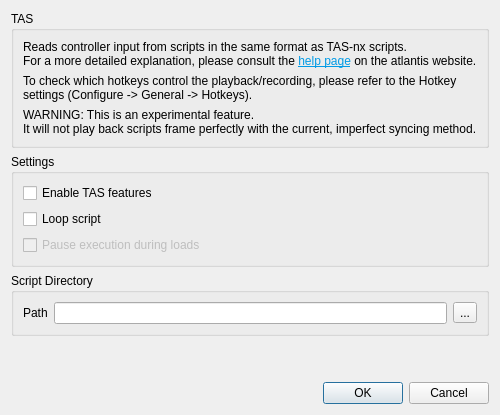
<?xml version="1.0" encoding="UTF-8"?>
<ui version="4.0">
 <class>ConfigureTas</class>
 <widget class="QDialog" name="ConfigureTas">
  <layout class="QVBoxLayout" name="verticalLayout_1">
   <item>
    <layout class="QHBoxLayout" name="horizontalLayout_1">
     <item>
      <widget class="QGroupBox" name="groupBox_1">
       <property name="title">
        <string>TAS</string>
       </property>
       <layout class="QGridLayout" name="gridLayout_1">
        <item row="0" column="0" colspan="4">
         <widget class="QLabel" name="label_1">
          <property name="text">
           <string>&lt;html&gt;&lt;head/&gt;&lt;body&gt;&lt;p&gt;Reads controller input from scripts in the same format as TAS-nx scripts.&lt;br/&gt;For a more detailed explanation, please consult the &lt;a href=&quot;https://atlantis-emu.org/help/feature/tas/&quot;&gt;&lt;span style=&quot; text-decoration: underline; color:#039be5;&quot;&gt;help page&lt;/span&gt;&lt;/a&gt; on the atlantis website.&lt;/p&gt;&lt;/body&gt;&lt;/html&gt;</string>
          </property>
          <property name="openExternalLinks">
           <bool>true</bool>
          </property>
         </widget>
        </item>
        <item row="1" column="0" colspan="4">
         <widget class="QLabel" name="label_2">
          <property name="text">
           <string>To check which hotkeys control the playback/recording, please refer to the Hotkey settings (Configure -&gt; General -&gt; Hotkeys).</string>
          </property>
          <property name="wordWrap">
           <bool>true</bool>
          </property>
         </widget>
        </item>
        <item row="2" column="0" colspan="4">
         <widget class="QLabel" name="label_3">
          <property name="text">
           <string>WARNING: This is an experimental feature.&lt;br/&gt;It will not play back scripts frame perfectly with the current, imperfect syncing method.</string>
          </property>
          <property name="wordWrap">
           <bool>true</bool>
          </property>
         </widget>
        </item>
       </layout>
      </widget>
     </item>
    </layout>
   </item>
   <item>
    <layout class="QHBoxLayout" name="horizontalLayout_2">
     <item>
      <widget class="QGroupBox" name="groupBox_2">
       <property name="title">
        <string>Settings</string>
       </property>
       <layout class="QGridLayout" name="gridLayout_2">
        <item row="0" column="0" colspan="4">
         <widget class="QCheckBox" name="tas_enable">
          <property name="text">
           <string>Enable TAS features</string>
          </property>
         </widget>
        </item>
        <item row="1" column="0" colspan="4">
         <widget class="QCheckBox" name="tas_loop_script">
          <property name="text">
           <string>Loop script</string>
          </property>
         </widget>
        </item>
        <item row="2" column="0" colspan="4">
         <widget class="QCheckBox" name="tas_pause_on_load">
          <property name="enabled">
           <bool>false</bool>
          </property>
          <property name="text">
           <string>Pause execution during loads</string>
          </property>
         </widget>
        </item>
       </layout>
      </widget>
     </item>
    </layout>
   </item>
   <item>
    <layout class="QHBoxLayout" name="horizontalLayout_3">
     <item>
      <widget class="QGroupBox" name="groupBox_3">
       <property name="title">
        <string>Script Directory</string>
       </property>
       <layout class="QGridLayout" name="gridLayout_3">
        <item row="0" column="0">
         <widget class="QLabel" name="label_4">
          <property name="text">
           <string>Path</string>
          </property>
         </widget>
        </item>
        <item row="0" column="3">
         <widget class="QToolButton" name="tas_path_button">
          <property name="text">
           <string>...</string>
          </property>
         </widget>
        </item>
        <item row="0" column="2">
         <widget class="QLineEdit" name="tas_path_edit"/>
        </item>
       </layout>
      </widget>
     </item>
    </layout>
   </item>
   <item>
    <spacer name="verticalSpacer">
     <property name="orientation">
      <enum>Qt::Vertical</enum>
     </property>
     <property name="sizeHint" stdset="0">
      <size>
       <width>20</width>
       <height>40</height>
      </size>
     </property>
    </spacer>
   </item>
   <item>
    <widget class="QDialogButtonBox" name="buttonBox">
     <property name="sizePolicy">
      <sizepolicy hsizetype="Preferred" vsizetype="Preferred">
       <horstretch>0</horstretch>
       <verstretch>0</verstretch>
      </sizepolicy>
     </property>
     <property name="orientation">
      <enum>Qt::Horizontal</enum>
     </property>
     <property name="standardButtons">
      <set>QDialogButtonBox::Cancel|QDialogButtonBox::Ok</set>
     </property>
    </widget>
   </item>
  </layout>
 </widget>
 <resources/>
 <connections>
  <connection>
   <sender>buttonBox</sender>
   <signal>accepted()</signal>
   <receiver>ConfigureTas</receiver>
   <slot>accept()</slot>
   <hints>
    <hint type="sourcelabel">
     <x>20</x>
     <y>20</y>
    </hint>
    <hint type="destinationlabel">
     <x>20</x>
     <y>20</y>
    </hint>
   </hints>
  </connection>
  <connection>
   <sender>buttonBox</sender>
   <signal>rejected()</signal>
   <receiver>ConfigureTas</receiver>
   <slot>reject()</slot>
   <hints>
    <hint type="sourcelabel">
     <x>20</x>
     <y>20</y>
    </hint>
    <hint type="destinationlabel">
     <x>20</x>
     <y>20</y>
    </hint>
   </hints>
  </connection>
 </connections>
</ui>
